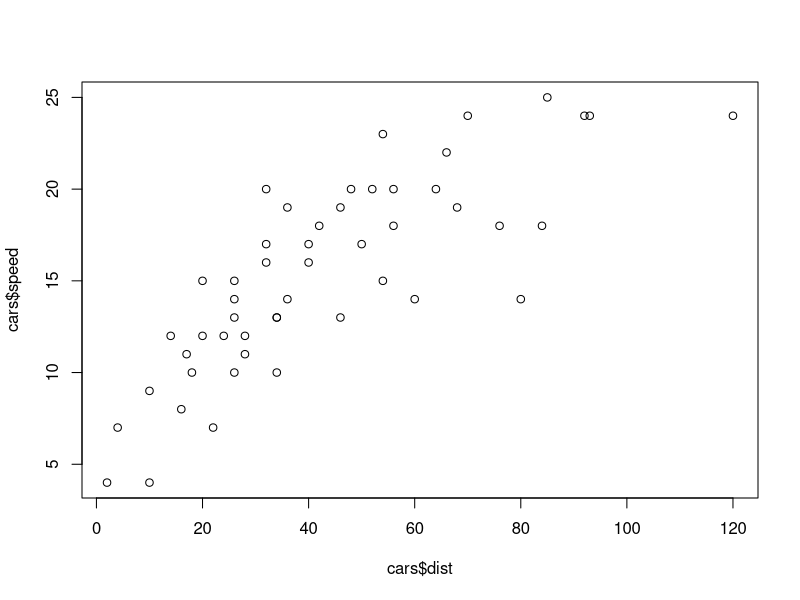
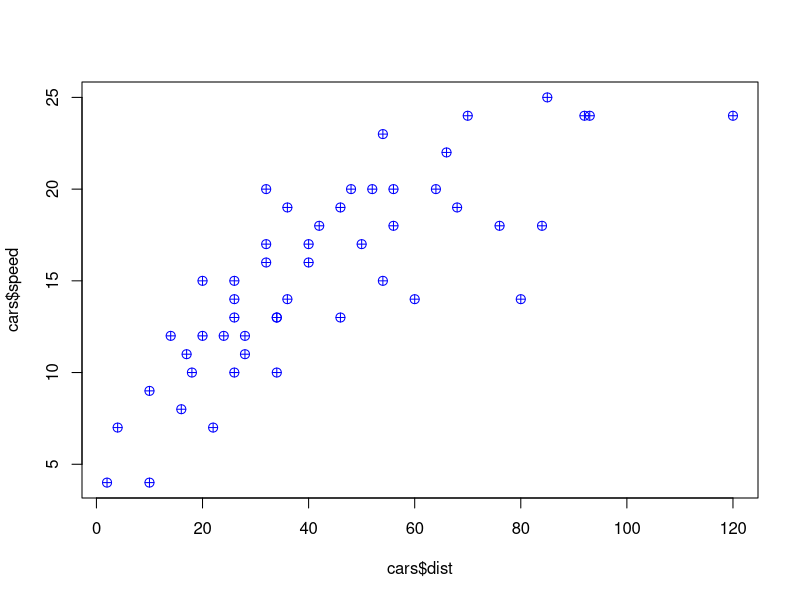
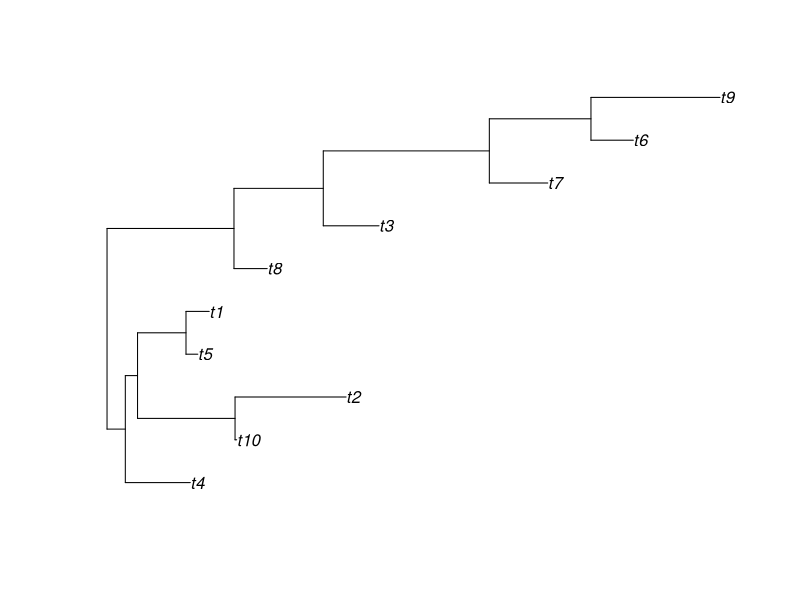
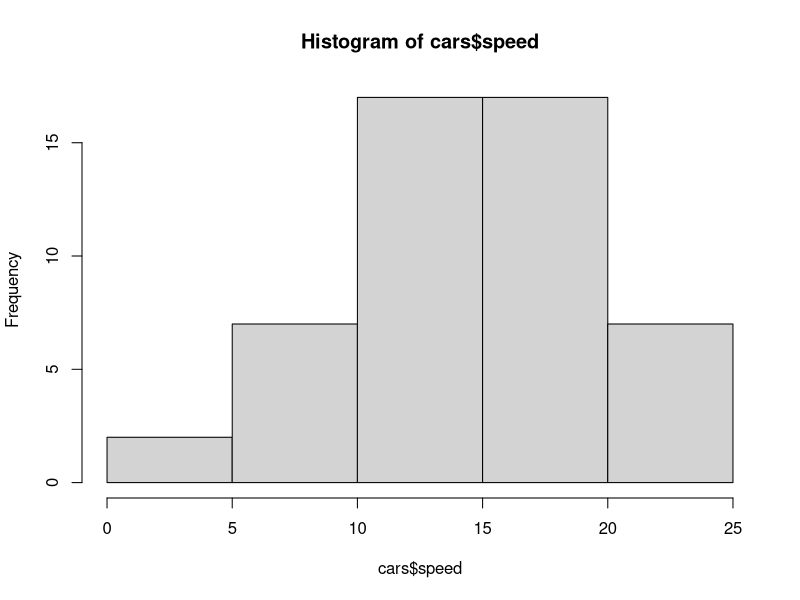
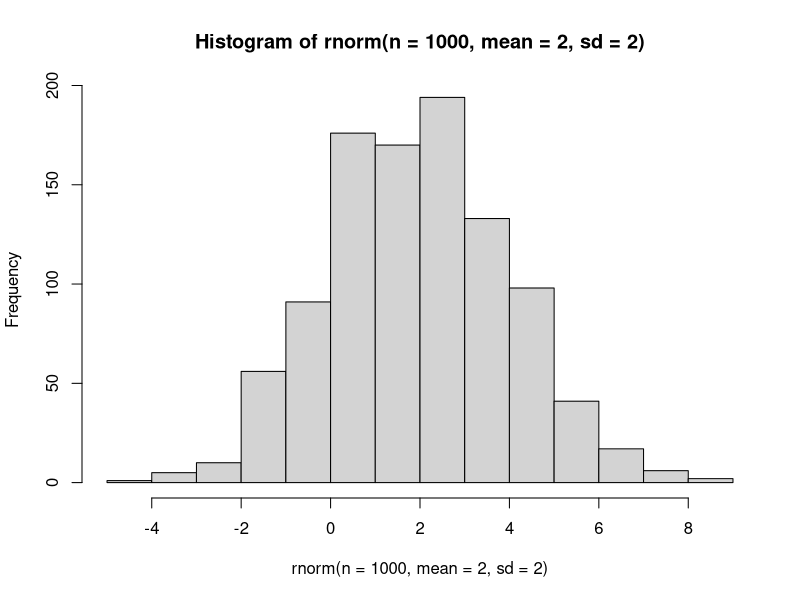
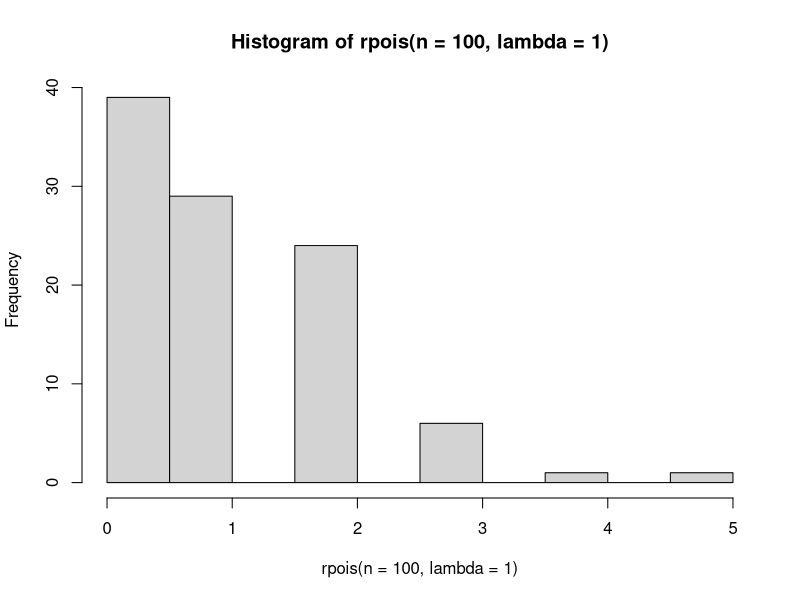
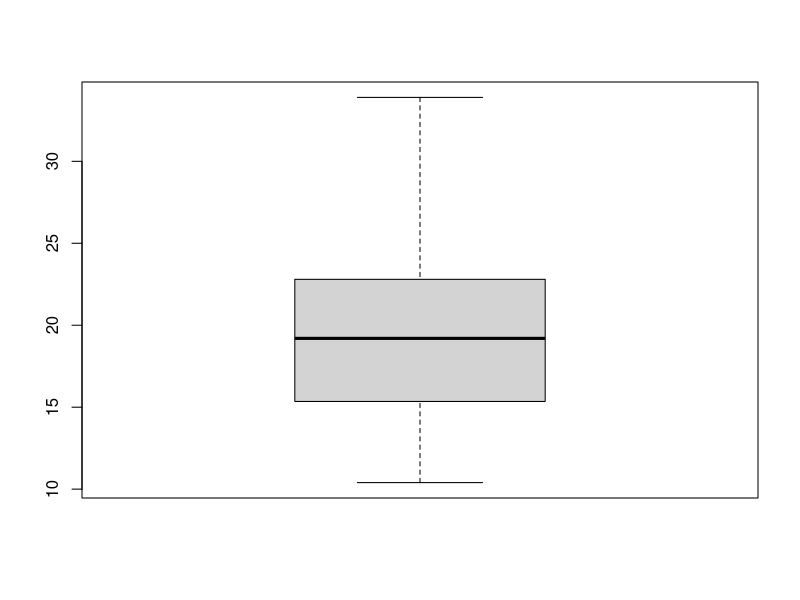
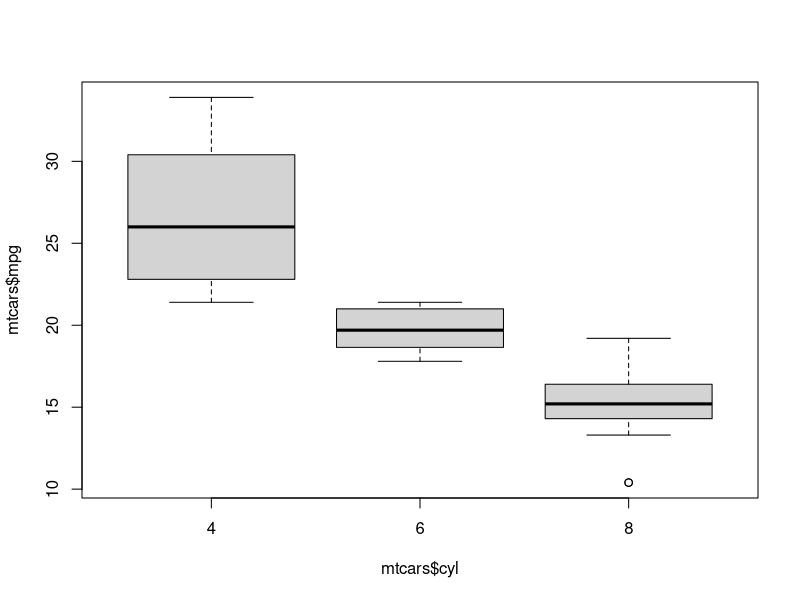

Write R code to recreate these figures, in order.
## ---- chunk 1
knitr::opts_chunk$set(echo = TRUE)
## ---- chunk 2
knitr::opts_chunk$set(echo = TRUE)
## ---- chunk 3
plot(cars$dist, cars$speed)
plot(cars$dist, cars$speed, pch = 10, cex = 1.2, col = "blue")
## ---- chunk 4
if(!require("ape")) install.packages("ape")
tree = ape::rtree(n = 10)
plot(tree)
## ---- chunk 5
hist(cars$speed)
hist(rnorm(n = 1000, mean = 2, sd = 2))
hist(rpois(n = 100, lambda = 1))
## ---- chunk 6
boxplot(mtcars$mpg)
boxplot(mtcars$mpg ~ mtcars$cyl)
## ---- chunk 7
head(iris)
## ---- chunk 8
library(ggplot2)
ggplot(data = iris) # nothing yet
ggplot(data = iris) +
  geom_point(aes(x = Sepal.Length, y = Sepal.Width))
# can also set aes() within ggplot()
# this is ** Global setting **
ggplot(data = iris, aes(x = Sepal.Length, y = Sepal.Width)) + 
  geom_point()
# increase point size
myplot <- ggplot(data = iris, aes(x = Sepal.Length, y = Sepal.Width))
myplot + geom_point(size = 3)
# add color
myplot + geom_point(aes(color = Species), size = 3)
# different shape?
myplot + geom_point(aes(color = Species, shape = Species), size = 3)
## ---- chunk 9
set.seed(123)
d <- diamonds[sample(1:nrow(diamonds), 1000), ]
## ---- chunk 10
ggplot(data = d, aes(x = carat, y = price, color = color)) +
  geom_point()
## ---- chunk 11
boxplot(mtcars$mpg ~ mtcars$cyl)
ggplot(mtcars, aes(x = as.factor(cyl), y = mpg)) +
  geom_boxplot()
hist(d2 <- rnorm(n = 1000, mean = 2, sd = 2))
# ggplot2 must work with a data frame, not a vector!
ggplot(as.data.frame(d2), aes(x = d2)) +
  geom_histogram()
ggplot(as.data.frame(d2), aes(x = d2)) +
  geom_histogram(binwidth = 1, color = "lightblue")
ggplot(as.data.frame(d2), aes(x = d2)) +
  geom_histogram(binwidth = 1, color = "lightblue", fill = "blue")
## ---- chunk 12
library(dplyr, warn.conflicts = FALSE)
group_by(iris, Species) %>% summarise(l = sum(Sepal.Length))
# bar plot
ggplot(iris, aes(Species, Sepal.Length)) +
  geom_col()

(d3 <- tidyr::pivot_longer(iris, -Species))
ggplot(d3, aes(x = Species, y = value, fill = name)) +
  geom_col()

ggplot(d3, aes(x = Species, y = value, fill = name)) +
  geom_col(position = "dodge")
## ---- chunk 13
ggplot(d3, aes(x = name, y = value, fill = Species)) +
  geom_col(position = "dodge")
## ---- chunk 14
# density plot
head(faithful)
ggplot(faithful, aes(x = waiting)) + geom_histogram()
ggplot(faithful, aes(x = waiting)) + geom_density()
ggplot(faithful, aes(x = waiting)) +
  geom_density(fill = "blue", alpha = 0.3)
## ---- chunk 15
library(RColorBrewer)
display.brewer.all()
ggplot(d3, aes(x = Species, y = value, fill = name)) +
  geom_col(position = "dodge") +
  scale_fill_brewer(palette = "Set1")
ggplot(d3, aes(x = Species, y = value, fill = name)) +
  geom_col(position = "dodge") +
  scale_fill_viridis_d()
ggplot(d3, aes(x = Species, y = value, fill = name)) +
  geom_col(position = "dodge") +
  scale_fill_viridis_d(option = "magma")
## ---- chunk 16
ggplot(iris, aes(Sepal.Length, Sepal.Width, color = Species)) +
  geom_point() +
  facet_grid(Species ~ .)
ggplot(iris, aes(Sepal.Length, Sepal.Width, color = Species)) +
  geom_point() +
  facet_grid(Species ~ .) +
  theme(legend.position = "none") # remove legend
ggplot(iris, aes(Sepal.Length, Sepal.Width, color = Species)) +
  geom_point() +
  facet_grid(. ~ Species) +
  theme(legend.position = "none") # remove legend
ggplot(iris, aes(Sepal.Length, Sepal.Width, color = Species)) +
  geom_point() +
  facet_wrap(~ Species) +
  theme(legend.position = "none") # remove legend
## ---- chunk 17
ggplot(iris, aes(Sepal.Length, Sepal.Width, color = Species)) +
  geom_point() +
  geom_smooth(method = "lm")
ggplot(iris, aes(Sepal.Length, Sepal.Width, color = Species)) +
  geom_point() +
  geom_smooth(method = "lm") +
  facet_wrap(~ Species) +
  theme(legend.position = "none") # remove legend
## ---- chunk 18
ggplot(iris, aes(Sepal.Length, Sepal.Width, color = Species)) +
  geom_point() +
  geom_smooth(method = "lm") +
  facet_wrap(~ Species) +
  labs(x = "Species length",
       y = "Sepal width",
       color = "Species names") +
  theme(legend.position = "bottom", 
        legend.key = element_rect(fill = NA),
        strip.background = element_rect(fill = NA)
        ) 

p = ggplot(iris, aes(Sepal.Length, Sepal.Width, color = Species)) +
  geom_point()
p + theme_bw() # comes with ggplot2
p + theme_dark()
p + theme_void()
p + theme_minimal()
## ---- chunk 19
library(ggthemes)
p + ggthemes::theme_excel()
p + ggthemes::theme_wsj()
p + ggthemes::theme_economist()
p + ggthemes::theme_solarized()
